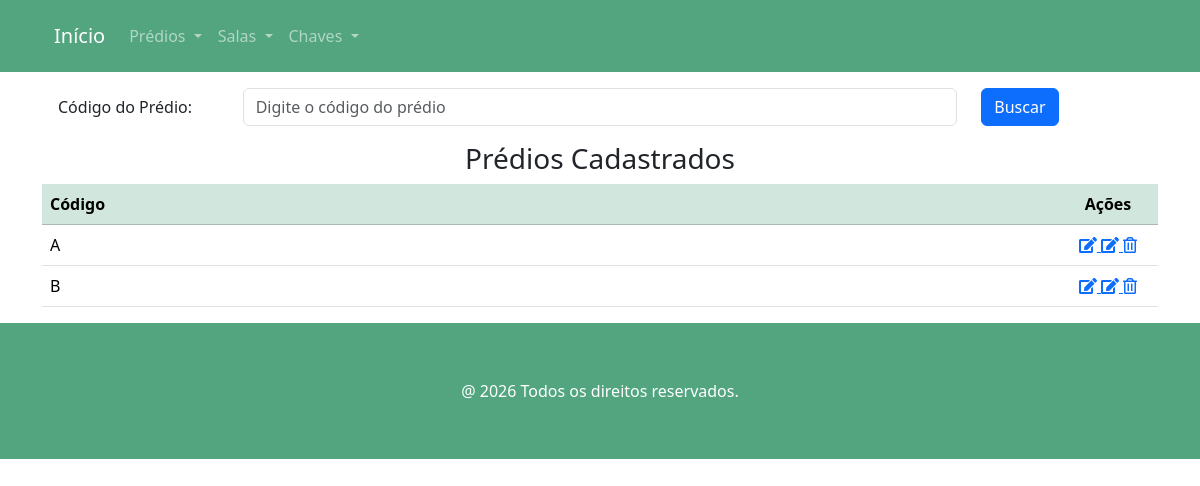
The app's page /predios, older data.
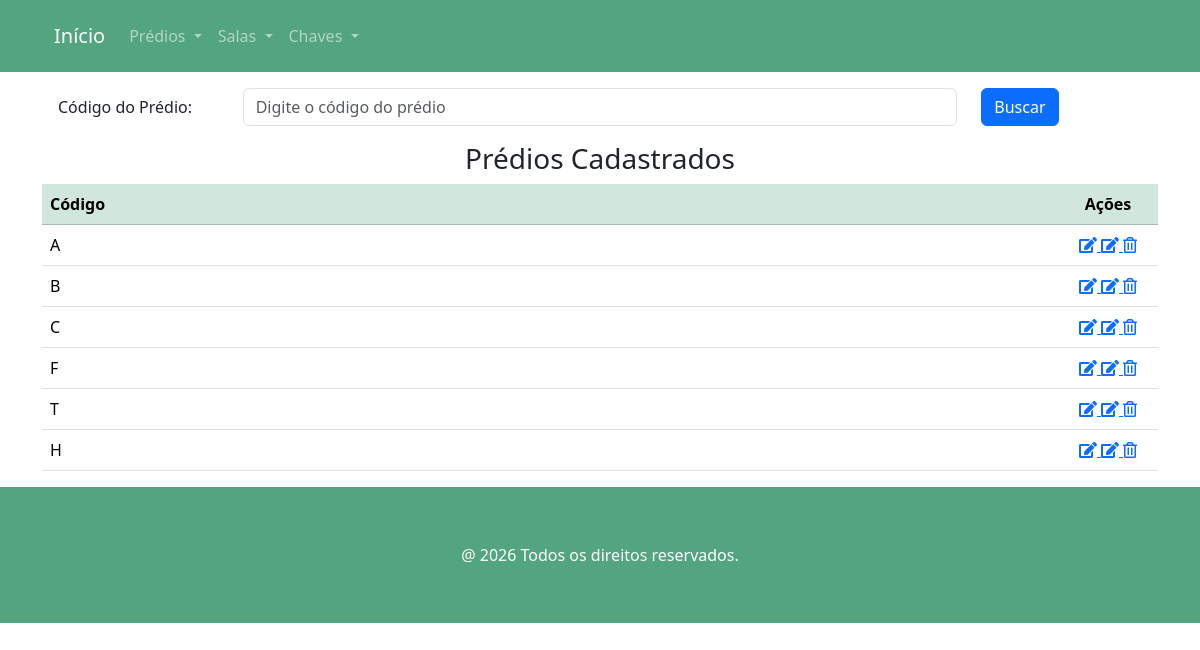
The same page, newer data.
### predios/models.py (models this page shows, shortened)
class Predio(models.Model):
    codigo = models.CharField("Código", max_length=2, help_text="Código do prédio", unique=True, validators=[RegexValidator(regex=r'[A-Z]|[a-z]{1,2}',)])
    class Meta:
        verbose_name = "Prédio"
        verbose_name_plural = "Prédios"

### predios/views.py (the view)
# urls.py: path('predios', PrediosView.as_view(), name='predios'),
class PrediosView(ListView):
    model = Predio
    template_name = 'predios.html'
    def get_queryset(self):
        buscar = self.request.GET.get('buscar')
        qs = super(PrediosView, self).get_queryset()
        if buscar:
            return qs.filter(codigo__icontains=buscar)
        if qs.count() == 0:
            return messages.info(self.request,'Não existem prédios cadastrados!')
        else:
            return qs

### predios/templates/predios.html
{%  extends 'main.html' %}
{% load django_bootstrap5 %}
{% load static %}
{% block content %}
<section class="section">
        <div class="container">
            <form action="" method="GET">
                <div class="form-group row p-3">
                    <label class="col-sm-2 col-form-label">Código do Prédio: </label>
                    <div class="col-sm-8">
                        <input class="form-control" type="text" name="buscar" value="{{ request.GET.buscar }}"
                               placeholder="Digite o código do prédio">
                    </div>
                    <div class="col-sm-2">
                        <button type="submit" class="btn btn-primary">
                            Buscar
                        </button>
                    </div>
                </div>
            </form>
        {% if object_list %}
                <div class="card-body">
                    <h3 class="text-center">Prédios Cadastrados</h3>
                    <div class="table-responsive">
                        <table class="table table-hover">
                            <thead class="table-success">
                                <th>Código</th>
                                <th style="width: 100px; text-align: center">Ações</th>
                            </thead>
                            <tbody>
                            {% for predio in object_list %}
                                    <tr>
                                        <td>{{ predio.codigo }}</td>
                                        <td style="text-align: center">
                                            <a href="{% url 'chave_predio_adicionar' predio.pk %}">
                                                <span class="icon">
                                                    <i class="fas fa-edit"></i>
                                                </span>
                                            </a>
                                            <a href="{% url 'predio_editar' predio.pk %}">
                                                <span class="icon">
                                                    <i class="fas fa-edit"></i>
                                                </span>
                                            </a>
                                            <a href="{% url 'predio_apagar' predio.pk %}">
                                                <span class="icon">
                                                    <i class="far fa-trash-alt"></i>
                                                </span>
                                            </a>
                                        </td>
                                    </tr>
                            {% endfor %}
                            </tbody>
                        </table>
                    </div>
                </div>
        {% endif %}
        </div>
    </section>
{% endblock %}

Row changes from the older to the newer data that the page shows:
added Predio: codigo "C"
added Predio: codigo "F"
added Predio: codigo "T"
added Predio: codigo "H"
